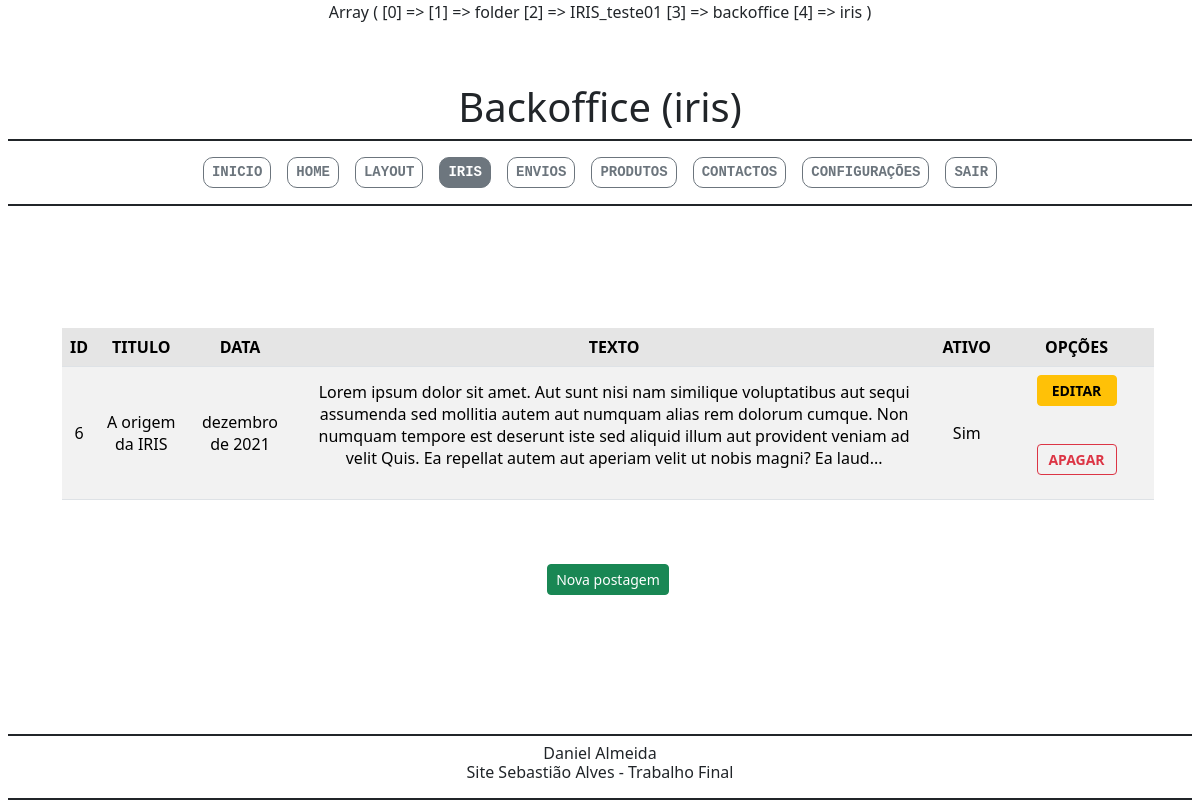
Screenshot of /IRIS_teste01/backoffice/iris (signed in) with the database file from the repository.
### tables this page shows
CREATE TABLE `iris` (
  `id` int(11) NOT NULL,
  `titulo` varchar(1000) NOT NULL,
  `data` varchar(500) NOT NULL,
  `texto` text NOT NULL,
  `activo` int(11) NOT NULL,
  `ultima_edicao` varchar(500) NOT NULL,
  `tooltip` varchar(1000) NOT NULL
);

### IRIS_teste01/backoffice/iris.php (called while the page is built, shortened)
<?php
$paginamain="iris";
require("componentes/headerbackoffice.php");
require("mains/main$paginamain.php");
require("componentes/footerbackoffice.php");
?>

### IRIS_teste01/helpers/funcoes.php (called while the page is built, shortened)
<?php
require_once("base_dados.php");
function selectSQL($sql){
    global $pdo;
    $consulta=$pdo->query($sql);
    $resultado=$consulta->fetchAll(PDO::FETCH_ASSOC);
    return $resultado;
}
?>

### IRIS_teste01/helpers/iris_helper.php (called while the page is built, shortened)
<?php
function getTodaIris(){
    $r= selectSQL("SELECT * FROM iris");
    return $r;
}
?>

### IRIS_teste01/backoffice/mains/mainiris.php (the view)
<main class="container my-5">
    <div class="row w-100 mx-2">
        <div class="col-12 my-4 d-flex flex-column gap-2">
            <table class="table table table-striped table-hover table-carousel">
                <thead class="text-uppercase table-active">
                    <th>ID</th>
                    <th>titulo</th>
                    <th>data</th>
                    <th>texto</th>
                    <th>ativo</th>
                    <th>opções</th>
                </thead>
                <tbody>
                    <?php foreach (getTodaIris() as $iris) : ?>
                        <tr>
                            <td><?= $iris["id"]; ?></td>
                            <td><?= $iris["titulo"]; ?></td>
                            <td><?= $iris["data"]; ?></td>
                            <td><?= substr($iris["texto"], 0, 300) . "..."; ?></td>
                            <td><?= $iris["activo"] == 1 ? "Sim" : "Não"; ?></td>
                            <td width=155px>
                                <form action="iris_edit">
                                    <button name="editar" value="<?= $iris["id"]; ?>" class="btn btn-warning btn-sm iguais">editar</button>
                                </form>
                                <br><br>
                                <form action="iris_apaga">
                                    <button name="apagar" value="<?= $iris["id"]; ?>" class="btn btn-outline-danger btn-sm iguais">apagar</button>
                                </form>
                            </td>
                        </tr>
                    <?php endforeach; ?>
                </tbody>
            </table>
        </div>
        <div class="col-12 my-4">
            <form action="iris_adiciona">
                <button name="editar" value="-1" class="btn btn-success btn-sm">Nova postagem</button>
            </form>
        </div>
    </div>
</main>

### IRIS_teste01/backoffice/estilos/estilobackoffice.css (style rules this page uses)
html { scroll-behavior: smooth; }
body { min-height: 100vh; min-width: 992px; }
tr, td { min-height: 200px !important; text-align: center; vertical-align: middle; }
td form button { border: none; background-color: rgba(160, 52, 52, 0.281); text-transform: uppercase; }
td form { display: inline-block; }
.iguais { width: 80px; font-weight: bold; }

### rows the page displays
iris: id "6", titulo "A origem da IRIS", data "dezembro de 2021", texto "Lorem ipsum dolor sit amet. Aut sunt nisi nam similique voluptatibus aut sequi assumenda sed mollitia autem aut numquam alias rem dolorum cumque. Non numquam tempore est deserunt iste sed aliquid illum aut provident veniam ad velit Quis. Ea repellat autem aut aperiam velit ut nobis magni? Ea laud", activo "Sim"

### other values shown
$paginamain "iris"
